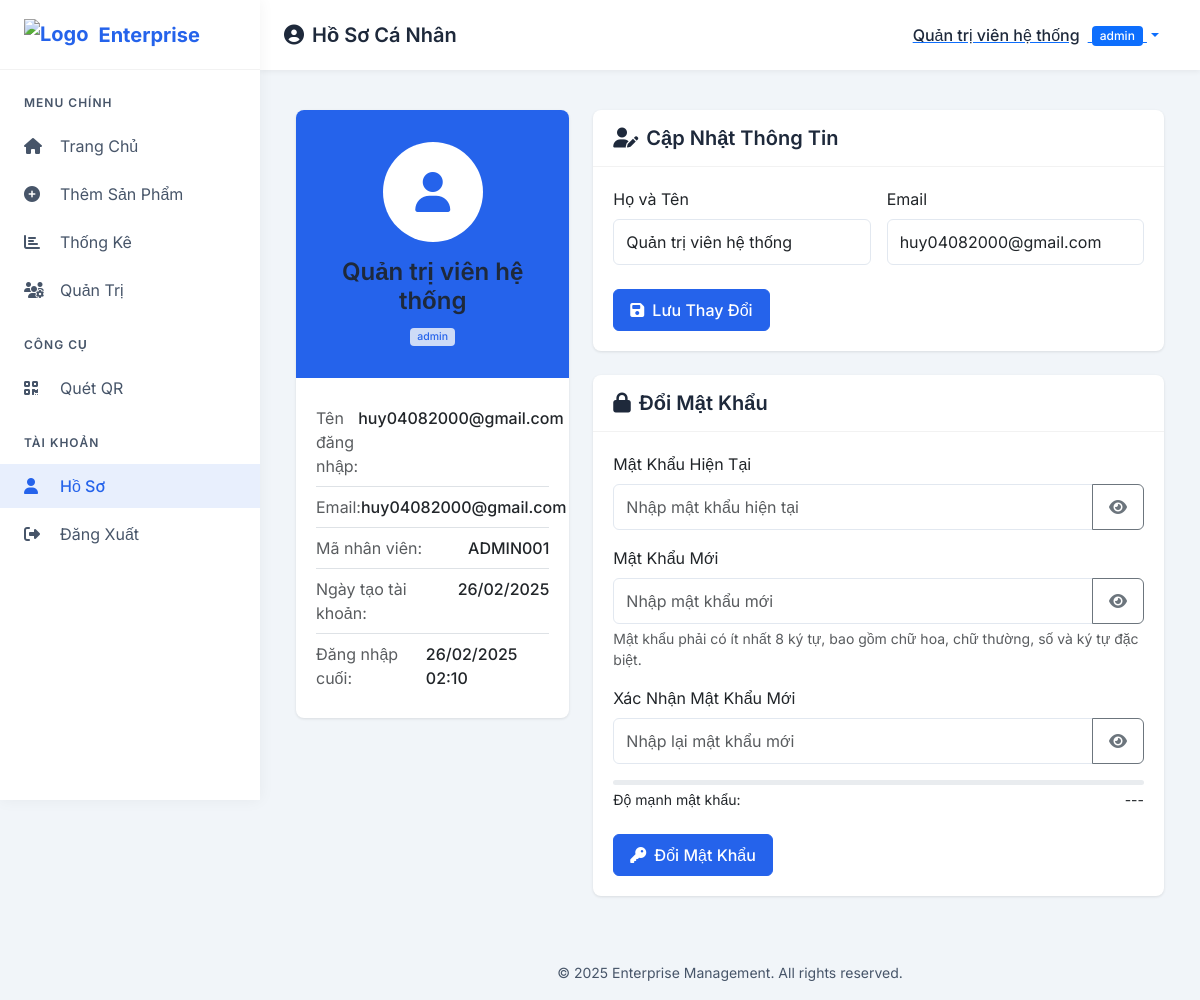
The app's page /profile (signed in) with its own data.
### app.py (models this page shows, shortened)
class User(UserMixin, db.Model):
    id = db.Column(db.Integer, primary_key=True)
    username = db.Column(db.String(150), unique=True, nullable=False)
    email = db.Column(db.String(150), unique=True, nullable=True)
    password_hash = db.Column(db.String(150), nullable=False)
    role = db.Column(db.String(50), default=ROLE_USER)
    is_approved = db.Column(db.Boolean, default=False)
    approved_by = db.Column(db.Integer, db.ForeignKey('user.id'), nullable=True)
    full_name = db.Column(db.String(150), nullable=True)
    employee_code = db.Column(db.String(50), unique=True, nullable=True)
    date_created = db.Column(db.DateTime, default=datetime.now)
    last_login = db.Column(db.DateTime, nullable=True)

### app.py (the view, shortened to what this page needs)
@app.route('/profile', methods=['GET', 'POST'])
@login_required
def profile():
    return render_template('profile.html')

### app.py (called while the page is built)
@login_manager.user_loader
def load_user(user_id):
    return User.query.get(int(user_id))

@app.context_processor
def utility_processor():
    def get_approver(approver_id):
        return User.query.get(approver_id)
    return dict(get_approver=get_approver, now=datetime.now())

@app.before_request
def log_request_info():
    app.logger.info(f"Request: {request.method} {request.path} from {request.remote_addr}")

### templates/profile.html (shortened to what this page needs)
{% extends 'base.html' %}
{% block header_title %}<i class="fas fa-user-circle me-2"></i>Hồ Sơ Cá Nhân{% endblock %}
{% block content %}
<div class="container">
  <div class="row">
    <div class="col-lg-4 mb-4">
      <div class="card profile-card">
        <div class="profile-header">
          <div class="profile-avatar">
            <i class="fas fa-user"></i>
          </div>
          <h4 class="profile-name">{{ current_user.full_name or current_user.username }}</h4>
          <div class="profile-role">
            <span class="badge bg-light text-primary">{{ current_user.role }}</span>
          </div>
        </div>
        <div class="card-body">
          <div class="list-group list-group-flush">
            <div class="list-group-item px-0 d-flex justify-content-between">
              <span class="text-muted">Tên đăng nhập:</span>
              <span class="fw-medium">{{ current_user.username }}</span>
            </div>
            <div class="list-group-item px-0 d-flex justify-content-between">
              <span class="text-muted">Email:</span>
              <span class="fw-medium">{{ current_user.email or '---' }}</span>
            </div>
            <div class="list-group-item px-0 d-flex justify-content-between">
              <span class="text-muted">Mã nhân viên:</span>
              <span class="fw-medium">{{ current_user.employee_code or '---' }}</span>
            </div>
            <div class="list-group-item px-0 d-flex justify-content-between">
              <span class="text-muted">Ngày tạo tài khoản:</span>
              <span class="fw-medium">{{ current_user.date_created.strftime('%d/%m/%Y') if current_user.date_created else '---' }}</span>
            </div>
            <div class="list-group-item px-0 d-flex justify-content-between">
              <span class="text-muted">Đăng nhập cuối:</span>
              <span class="fw-medium">{{ current_user.last_login.strftime('%d/%m/%Y %H:%M') if current_user.last_login else '---' }}</span>
            </div>
          </div>
        </div>
      </div>
    </div>
    <div class="col-lg-8">
      <div class="card mb-4">
        <div class="card-header">
          <h5 class="mb-0"><i class="fas fa-user-edit me-2"></i>Cập Nhật Thông Tin</h5>
        </div>
        <div class="card-body">
          <form method="post">
            <div class="row g-3">
              <div class="col-md-6">
                <label class="form-label">Họ và Tên</label>
                <input type="text" class="form-control" name="full_name" value="{{ current_user.full_name or '' }}" placeholder="Nhập họ và tên">
              </div>
              <div class="col-md-6">
                <label class="form-label">Email</label>
                <input type="email" class="form-control" name="email" value="{{ current_user.email or '' }}" placeholder="Nhập email">
              </div>
            </div>
            <div class="mt-4">
              <button type="submit" class="btn btn-primary">
                <i class="fas fa-save me-2"></i>Lưu Thay Đổi
              </button>
            </div>
          </form>
        </div>
      </div>
      <div class="card">
        <div class="card-header">
          <h5 class="mb-0"><i class="fas fa-lock me-2"></i>Đổi Mật Khẩu</h5>
        </div>
        <div class="card-body">
          <form method="post" id="changePasswordForm">
            <div class="mb-3">
              <label class="form-label">Mật Khẩu Hiện Tại</label>
              <div class="input-group">
                <input type="password" class="form-control" name="current_password" id="current_password" placeholder="Nhập mật khẩu hiện tại" required>
                <button class="btn btn-outline-secondary toggle-password" type="button" data-target="current_password">
                  <i class="fas fa-eye"></i>
                </button>
              </div>
            </div>
            <div class="mb-3">
              <label class="form-label">Mật Khẩu Mới</label>
              <div class="input-group">
                <input type="password" class="form-control" name="new_password" id="new_password" placeholder="Nhập mật khẩu mới" required>
                <button class="btn btn-outline-secondary toggle-password" type="button" data-target="new_password">
                  <i class="fas fa-eye"></i>
                </button>
              </div>
              <div class="form-text">Mật khẩu phải có ít nhất 8 ký tự, bao gồm chữ hoa, chữ thường, số và ký tự đặc biệt.</div>
            </div>
            <div class="mb-3">
              <label class="form-label">Xác Nhận Mật Khẩu Mới</label>
              <div class="input-group">
                <input type="password" class="form-control" name="confirm_password" id="confirm_password" placeholder="Nhập lại mật khẩu mới" required>
                <button class="btn btn-outline-secondary toggle-password" type="button" data-target="confirm_password">
                  <i class="fas fa-eye"></i>
                </button>
              </div>
            </div>
            <div class="password-strength mt-3 mb-3" id="passwordStrength">
              <div class="progress" style="height: 5px;">
              </div>
              <div class="d-flex justify-content-between mt-1">
                <small>Độ mạnh mật khẩu:</small>
                <small id="strengthText">---</small>
              </div>
            </div>
            <div class="mt-4">
              <button type="submit" class="btn btn-primary">
                <i class="fas fa-key me-2"></i>Đổi Mật Khẩu
              </button>
            </div>
          </form>
        </div>
      </div>
    </div>
  </div>
</div>
{% endblock %}

### templates/base.html (shortened to what this page needs)
<!DOCTYPE html>
<html lang="vi">
<head>
  <link rel="stylesheet" href="https://cdnjs.cloudflare.com/ajax/libs/font-awesome/6.4.2/css/all.min.css">
  <link href="https://cdn.jsdelivr.net/npm/bootstrap@5.3.2/dist/css/bootstrap.min.css" rel="stylesheet">
  <link rel="stylesheet" href="{{ url_for('static', filename='style.css') }}">
</head>
<body>
  <div class="wrapper">
    <aside class="sidebar" id="sidebar">
      <div class="sidebar-header">
        <div class="brand-logo">
          <img src="{{ url_for('static', filename='logo.png') }}" alt="Logo">
          <span>Enterprise</span>
        </div>
      </div>
      <nav class="sidebar-nav">
        <div class="nav-section">
          <p class="nav-title">MENU CHÍNH</p>
          <div class="nav-item">
            <a href="{{ url_for('index') }}" class="nav-link {% if request.endpoint == 'index' %}active{% endif %}">
              <i class="fas fa-home"></i>
              <span>Trang Chủ</span>
            </a>
          </div>
          {% if current_user.is_authenticated %}
            {% if current_user.role in ['manager', 'admin'] %}
            <div class="nav-item">
              <a href="{{ url_for('add_product') }}" class="nav-link {% if request.endpoint == 'add_product' %}active{% endif %}">
                <i class="fas fa-plus-circle"></i>
                <span>Thêm Sản Phẩm</span>
              </a>
            </div>
            <div class="nav-item">
              <a href="{{ url_for('dashboard') }}" class="nav-link {% if request.endpoint == 'dashboard' %}active{% endif %}">
                <i class="fas fa-chart-bar"></i>
                <span>Thống Kê</span>
              </a>
            </div>
            {% endif %}
            {% if current_user.role == 'admin' %}
            <div class="nav-item">
              <a href="{{ url_for('admin_panel') }}" class="nav-link {% if request.endpoint == 'admin_panel' %}active{% endif %}">
                <i class="fas fa-users-cog"></i>
                <span>Quản Trị</span>
              </a>
            </div>
            {% endif %}
          {% endif %}
        </div>
        <div class="nav-section">
          <p class="nav-title">CÔNG CỤ</p>
          <div class="nav-item">
            <a href="{{ url_for('scan_qr') }}" class="nav-link {% if request.endpoint == 'scan_qr' %}active{% endif %}">
              <i class="fas fa-qrcode"></i>
              <span>Quét QR</span>
            </a>
          </div>
        </div>
        <div class="nav-section">
          <p class="nav-title">TÀI KHOẢN</p>
          {% if current_user.is_authenticated %}
            <div class="nav-item">
              <a href="{{ url_for('profile') }}" class="nav-link {% if request.endpoint == 'profile' %}active{% endif %}">
                <i class="fas fa-user"></i>
                <span>Hồ Sơ</span>
              </a>
            </div>
            <div class="nav-item">
              <a href="{{ url_for('logout') }}" class="nav-link">
                <i class="fas fa-sign-out-alt"></i>
                <span>Đăng Xuất</span>
              </a>
            </div>
          {% endif %}
        </div>
      </nav>
    </aside>
    <div class="main-content">
      <header class="header">
        <h4 class="header-title">{% block header_title %}Dashboard{% endblock %}</h4>
        <div class="header-right ms-auto">
          {% if current_user.is_authenticated %}
          <div class="dropdown">
            <button class="btn btn-link dropdown-toggle" type="button" data-bs-toggle="dropdown">
              <span class="user-name">{{ current_user.full_name or current_user.username }}</span>
              <span class="user-role badge bg-primary">{{ current_user.role }}</span>
            </button>
          </div>
          {% endif %}
        </div>
      </header>
      <div class="page-content">
        {% block content %}{% endblock %}
      </div>
      <footer class="footer text-center py-3">
        <small>&copy; {{ now.year if now else "2025" }} Enterprise Management. All rights reserved.</small>
      </footer>
    </div>
  </div>
</body>
</html>

### static/style.css (style rules this page uses)
:root { --primary-color: #2563eb; --primary-color-dark: #1d4ed8; --secondary-color: #475569; --success-color: #10b981; --warning-color: #f59e0b; --danger-color: #ef4444; --info-color: #0ea5e9; --light-color: #f8fafc; --dark-color: #1e293b; --body-bg: #f1f5f9; --sidebar-width: 260px; --header-height: 70px; --card-bg: #ffffff; --border-radius: 0.5rem; --animation-speed: 0.3s; --shadow-sm: 0 1px 3px rgba(0, 0, 0, 0.1); --shadow-md: 0 4px 6px -1px rgba(0, 0, 0, 0.1), 0 2px 4px -1px rgba(0, 0, 0, 0.06); --shadow-lg: 0 10px 15px -3px rgba(0, 0, 0, 0.1), 0 4px 6px -2px rgba(0, 0, 0, 0.05); }
body { font-family: 'Inter', sans-serif; background-color: var(--body-bg); color: var(--secondary-color); min-height: 100vh; overflow-x: hidden; }
a { text-decoration: none; }
h1, h2, h3, h4, h5, h6 { color: var(--dark-color); font-weight: 600; }
.btn { border-radius: 0.375rem; font-weight: 500; padding: 0.5rem 1rem; transition: all var(--animation-speed) ease; }
.btn-primary { background-color: var(--primary-color); border-color: var(--primary-color); }
.form-control, .form-select { border-radius: 0.375rem; padding: 0.625rem 0.75rem; border: 1px solid #e2e8f0; }
.wrapper { display: flex; height: 100vh; }
.sidebar { width: var(--sidebar-width); height: 100vh; position: fixed; left: 0; top: 0; z-index: 1000; background: #ffffff; box-shadow: 0 0 15px rgba(0, 0, 0, 0.05); transition: transform var(--animation-speed) ease; }
.sidebar-header { height: var(--header-height); display: flex; align-items: center; justify-content: space-between; padding: 0 1.5rem; border-bottom: 1px solid rgba(0, 0, 0, 0.05); }
.brand-logo { display: flex; align-items: center; font-weight: 700; font-size: 1.25rem; color: var(--primary-color); }
.brand-logo img { height: 32px; margin-right: 10px; }
.sidebar-nav { height: calc(100vh - var(--header-height)); overflow-y: auto; padding: 1.5rem 0; }
.nav-section { margin-bottom: 1.5rem; }
.nav-title { font-size: 0.75rem; font-weight: 600; text-transform: uppercase; letter-spacing: 1px; color: var(--secondary-color); padding: 0 1.5rem; margin-bottom: 0.75rem; }
.nav-item { margin-bottom: 0.25rem; }
.nav-link { display: flex; align-items: center; padding: 0.625rem 1.5rem; color: var(--secondary-color); border-radius: 0; transition: all var(--animation-speed) ease; }
.nav-link i { font-size: 1rem; width: 1.5rem; margin-right: 0.75rem; color: var(--secondary-color); }
.nav-link.active { background-color: rgba(37, 99, 235, 0.1); color: var(--primary-color); font-weight: 500; }
.nav-link.active i { color: var(--primary-color); }
.main-content { flex: 1; margin-left: var(--sidebar-width); width: calc(100% - var(--sidebar-width)); transition: margin var(--animation-speed) ease; }
.header { height: var(--header-height); display: flex; align-items: center; padding: 0 1.5rem; background: #ffffff; box-shadow: 0 2px 5px rgba(0, 0, 0, 0.05); position: sticky; top: 0; z-index: 999; }
.header-title { margin-bottom: 0; font-size: 1.25rem; font-weight: 600; }
.header-right { display: flex; align-items: center; }
.user-name { color: var(--dark-color); font-weight: 500; margin-right: 0.5rem; }
.user-role { font-size: 0.75rem; font-weight: 500; padding: 0.25rem 0.5rem; }
.page-content { padding: 1.5rem; min-height: calc(100vh - var(--header-height) - 40px); }
.card { border: none; border-radius: var(--border-radius); box-shadow: var(--shadow-sm); background-color: var(--card-bg); margin-bottom: 1.5rem; transition: box-shadow var(--animation-speed) ease; }
.card-header { background-color: transparent; border-bottom: 1px solid rgba(0, 0, 0, 0.05); padding: 1rem 1.25rem; }
.card-body { padding: 1.25rem; }
.badge { font-weight: 500; padding: 0.35em 0.65em; border-radius: 0.25rem; }
.profile-card { border-radius: var(--border-radius); overflow: hidden; }
.profile-header { background-color: var(--primary-color); padding: 2rem; color: white; text-align: center; }
.profile-avatar { width: 100px; height: 100px; border-radius: 50%; background-color: white; color: var(--primary-color); display: flex; align-items: center; justify-content: center; font-size: 2.5rem; margin: 0 auto 1rem; }
.profile-name { font-size: 1.5rem; font-weight: 600; margin-bottom: 0.5rem; }
.profile-role { font-size: 0.875rem; opacity: 0.8; }
.text-primary { color: var(--primary-color) !important; }

### records on screen
User: full_name "Quản trị viên hệ thống", role "admin", username "huy04082000@gmail.com", email "huy04082000@gmail.com", employee_code "ADMIN001", date_created "26/02/2025", last_login "26/02/2025 02:10"
